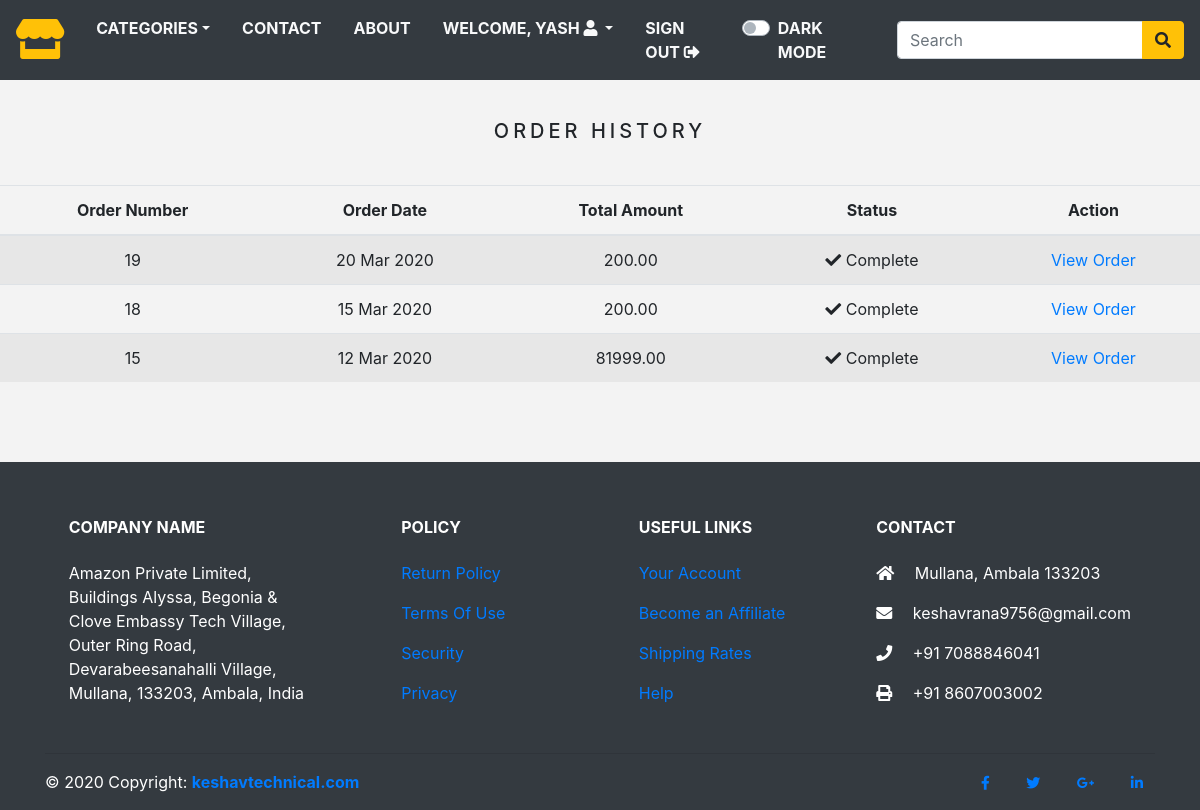
Screenshot of /order_history/ (signed in) with the database file from the repository.
### store/models.py (models this page shows)
class Order(models.Model):
    token = models.CharField(max_length=250, blank=True)
    total = models.DecimalField(max_digits=10, decimal_places=2, verbose_name='INR Order Total')
    emailAddress = models.EmailField(max_length=250, blank=True, verbose_name='Email Address')
    created = models.DateTimeField(auto_now_add=True)
    billingName = models.CharField(max_length=250, blank=True)
    billingAddress1 = models.CharField(max_length=250, blank=True)
    billingCity = models.CharField(max_length=250, blank=True)
    billingPostcode = models.CharField(max_length=250, blank=True)
    billingCountry = models.CharField(max_length=250, blank=True)
    shippingName = models.CharField(max_length=250, blank=True)
    shippingAddress1 = models.CharField(max_length=250, blank=True)
    shippingCity = models.CharField(max_length=250, blank=True)
    shippingPostcode = models.CharField(max_length=250, blank=True)
    shippingCountry = models.CharField(max_length=250, blank=True)
    class Meta:
        db_table = 'Order'
        ordering = ['-created']
    def __str__(self):
        return str(self.id)

### store/views.py (the view)
# urls.py: path('order_history/', views.orderHistory, name='order_history'),
@login_required(redirect_field_name='next', login_url='signin')
def orderHistory(request):
    if request.user.is_authenticated:
        email = str(request.user.email)
        order_details = Order.objects.filter(emailAddress=email)
        print(email)
        print(order_details)
    return render(request, 'orders_list.html', {'order_details': order_details})

### store/context_processors.py (called while the page is built)
def counter(request):
    item_count = 0
    if 'admin' in request.path:
        return {}
    else:
        try:
            cart = Cart.objects.filter(cart_id=_cart_id(request))
            cart_items = CartItem.objects.all().filter(cart=cart[:1])
            for cart_item in cart_items:
                item_count += cart_item.quantity
        except Cart.DoesNotExist:
            item_count = 0
    return dict(item_count=item_count)

def menu_links(request):
    links = Category.objects.all()
    return dict(links=links)

### store/models.py (called while the page is built)
    def get_url(self):
        return reverse('products_by_category', args=[self.slug])

### store/views.py (called while the page is built)
def _cart_id(request):
    cart = request.session.session_key
    if not cart:
        cart = request.session.create()
    return cart

### store/templates/orders_list.html (shortened to what this page needs)
{% extends 'base.html' %}
{% load static %}
{% block content %}
  <div class="text-center">
    <br>
    <h1 class="text-center product_title">
      Order History
    </h1>
    <br>
    {% if order_details %}
      <table class="table table-striped">
        <thead>
          <tr>
            <th>Order Number</th>
            <th>Order Date</th>
            <th>Total Amount</th>
            <th>Status</th>
            <th>Action</th>
          </tr>
        </thead>
        <tbody>
          {% for order in order_details %}
            <tr>
              <td>{{ order.id }}</td>
              <td>{{ order.created|date:"d M Y" }}</td>
              <td>{{ order.total }}</td>
              <td><i class="fas fa-check"></i>&nbsp;Complete</td>
              <td><a href="{% url 'order_detail' order.id %}">View Order</a></td>
            </tr>
          {% endfor %}
        </tbody>
      </table>
    {% else %}
      <p>You have not placed any orders yet.
        <br><br>
        <a href="{% url 'home' %}" class="btn btn-secondary">Continue shopping</a>
      </p>
    {% endif %}
  </div>
  <br><br>
{% endblock %}

### store/templates/navbar.html (shortened to what this page needs)
<nav class="navbar navbar-expand-md navbar-light bg-dark">
  <a href="/" class="navbar-brand"><i class="fas fa-store text-warning fa-2x"></i></a>
  <div class="collapse navbar-collapse justify-content-between" id="nav">
  <ul class="navbar-nav">
    <li class="nav-item dropdown"><a class="nav-link text-light text-uppercase font-weight-bold px-3 dropdown-toggle"
      href="" data-toggle="dropdown">Categories</a>
    </li>
    <li class="nav-item"><a class="nav-link text-light text-uppercase font-weight-bold px-3" href="{% url 'contact' %}">Contact</a></li>
    <li class="nav-item"><a class="nav-link text-light text-uppercase font-weight-bold px-3" href="{% url 'about' %}">About</a></li>
    {% if request.user.is_authenticated and request.user.first_name %}
      <li class="nav-item dropdown">
        <a class="nav-link text-light text-uppercase font-weight-bold px-3 dropdown-toggle" data-toggle="dropdown">
          Welcome, {{ request.user.first_name }} <i class="fas fa-user circle"></i>
        </a>
      </li>
      <li class="nav-item">
        <a class="nav-link text-light text-uppercase font-weight-bold px-3" href="{% url 'signout' %}">
          Sign Out <i class="fas fa-sign-out-alt"></i>
        </a>
      </li>
{% endif %}
<li class="nav-item">
<a class="nav-link text-light text-uppercase font-weight-bold px-3">
</head>
  <div class="custom-control custom-switch">
  <label class="custom-control-label" for="darkSwitch">Dark Mode</label>
  </div>
  </div>
  <form class="form-inline ml-3" action="", method="GET">
    <div class="input-group">
      <input type="text" name="title" class="form-control" placeholder="Search">
      <div class="input-group-append">
        <button type="submit" class="btn btn-warning"><i class="fas fa-search"></i></button>
      </div>
    </div>
  </form>
</nav>

### store/static/css/base.css (style rules this page uses)
body { background: #f3f3f3; }
.product_title { font-size: 20px; text-transform: uppercase; letter-spacing: .2em; padding-top: 15px; padding-bottom: 10px; }

### rows the page displays
Order: id "19", created "20 Mar 2020", total "200.00"
Order: id "18", created "15 Mar 2020", total "200.00"
Order: id "15", created "12 Mar 2020", total "81999.00"

### other values shown
{{ request.user.first_name }} "YASH"
